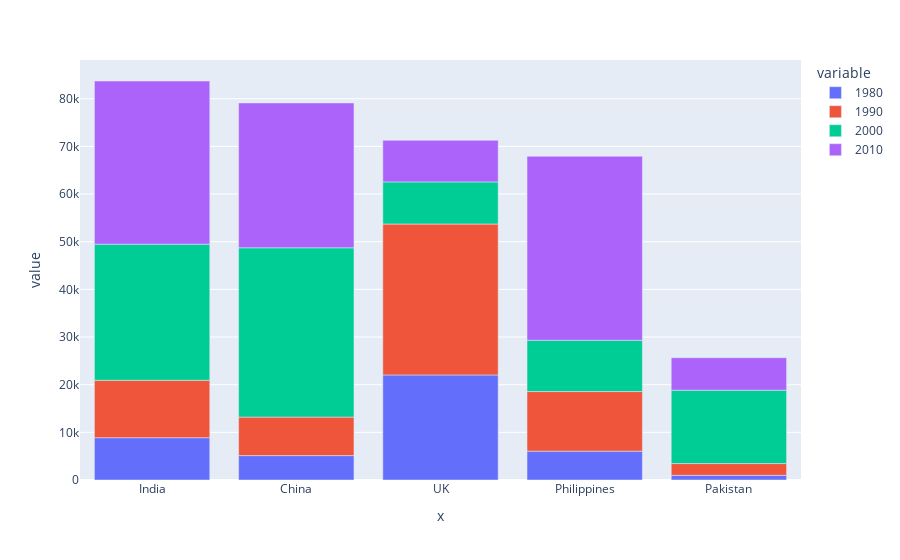

The notebook cell saved with this chart:
### Code cell
px.bar(df.head(),x=df.head().index,y=[1980,1990,2000,2010])

### Figure 1 — Plotly figure (JSON) as saved in the notebook; plotly's stock layout.template omitted (floating-point values rounded to 4 significant figures)
{"data": [{"alignmentgroup": "True", "hovertemplate": "variable=1980<br>x=%{x}<br>value=%{y}<extra></extra>", "legendgroup": "1980", "marker": {"color": "#636efa", "pattern": {"shape": ""}}, "name": "1980", "offsetgroup": "1980", "orientation": "v", "showlegend": true, "textposition": "auto", "type": "bar", "x": ["India", "China", "UK", "Philippines", "Pakistan"], "xaxis": "x", "y": [8880, 5123, 22045, 6051, 978], "yaxis": "y"}, {"alignmentgroup": "True", "hovertemplate": "variable=1990<br>x=%{x}<br>value=%{y}<extra></extra>", "legendgroup": "1990", "marker": {"color": "#EF553B", "pattern": {"shape": ""}}, "name": "1990", "offsetgroup": "1990", "orientation": "v", "showlegend": true, "textposition": "auto", "type": "bar", "x": ["India", "China", "UK", "Philippines", "Pakistan"], "xaxis": "x", "y": [12041, 8076, 31668, 12509, 2470], "yaxis": "y"}, {"alignmentgroup": "True", "hovertemplate": "variable=2000<br>x=%{x}<br>value=%{y}<extra></extra>", "legendgroup": "2000", "marker": {"color": "#00cc96", "pattern": {"shape": ""}}, "name": "2000", "offsetgroup": "2000", "orientation": "v", "showlegend": true, "textposition": "auto", "type": "bar", "x": ["India", "China", "UK", "Philippines", "Pakistan"], "xaxis": "x", "y": [28572, 35529, 8840, 10763, 15400], "yaxis": "y"}, {"alignmentgroup": "True", "hovertemplate": "variable=2010<br>x=%{x}<br>value=%{y}<extra></extra>", "legendgroup": "2010", "marker": {"color": "#ab63fa", "pattern": {"shape": ""}}, "name": "2010", "offsetgroup": "2010", "orientation": "v", "showlegend": true, "textposition": "auto", "type": "bar", "x": ["India", "China", "UK", "Philippines", "Pakistan"], "xaxis": "x", "y": [34235, 30391, 8724, 38617, 6811], "yaxis": "y"}], "layout": {"barmode": "relative", "legend": {"title": {"text": "variable"}, "tracegroupgap": 0}, "margin": {"t": 60}, "xaxis": {"anchor": "y", "domain": [0, 1], "title": {"text": "x"}}, "yaxis": {"anchor": "x", "domain": [0, 1], "title": {"text": "value"}}}}
